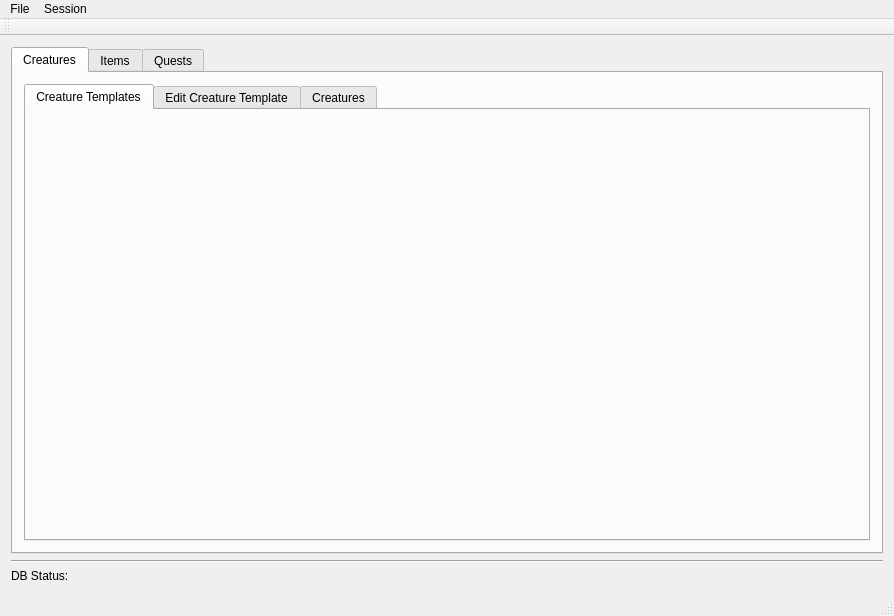
<?xml version="1.0" encoding="UTF-8"?>
<ui version="4.0">
 <class>MainWindow</class>
 <widget class="QMainWindow" name="MainWindow">
  <property name="geometry">
   <rect>
    <x>0</x>
    <y>0</y>
    <width>894</width>
    <height>616</height>
   </rect>
  </property>
  <property name="minimumSize">
   <size>
    <width>800</width>
    <height>600</height>
   </size>
  </property>
  <property name="windowTitle">
   <string>MainWindow</string>
  </property>
  <widget class="QWidget" name="centralWidget">
   <property name="sizePolicy">
    <sizepolicy hsizetype="Maximum" vsizetype="Maximum">
     <horstretch>0</horstretch>
     <verstretch>0</verstretch>
    </sizepolicy>
   </property>
   <layout class="QVBoxLayout" name="verticalLayout_3">
    <item>
     <layout class="QVBoxLayout" name="verticalLayout">
      <property name="sizeConstraint">
       <enum>QLayout::SetMaximumSize</enum>
      </property>
      <item>
       <widget class="QTabWidget" name="EditCategories">
        <property name="sizePolicy">
         <sizepolicy hsizetype="Expanding" vsizetype="Expanding">
          <horstretch>0</horstretch>
          <verstretch>0</verstretch>
         </sizepolicy>
        </property>
        <property name="currentIndex">
         <number>0</number>
        </property>
        <widget class="QWidget" name="CreatureEdit">
         <attribute name="title">
          <string>Creatures</string>
         </attribute>
         <layout class="QHBoxLayout" name="horizontalLayout_2">
          <item>
           <widget class="QTabWidget" name="CreatureTabs">
            <property name="currentIndex">
             <number>0</number>
            </property>
            <widget class="QWidget" name="CreatureTemplate">
             <attribute name="title">
              <string>Creature Templates</string>
             </attribute>
             <layout class="QGridLayout" name="gridLayout_2">
              <item row="0" column="0">
               <layout class="QGridLayout" name="gridLayout">
                <property name="sizeConstraint">
                 <enum>QLayout::SetMaximumSize</enum>
                </property>
                <item row="0" column="0" rowspan="2" colspan="2">
                 <layout class="QVBoxLayout" name="CreatureTemplateQueryLayout"/>
                </item>
               </layout>
              </item>
             </layout>
            </widget>
            <widget class="QWidget" name="EditCreatureTemplate">
             <attribute name="title">
              <string>Edit Creature Template</string>
             </attribute>
             <layout class="QHBoxLayout" name="horizontalLayout">
              <item>
               <layout class="QVBoxLayout" name="editCreatureLayout">
                <item>
                 <widget class="QScrollArea" name="editCreatureScrollArea">
                  <property name="widgetResizable">
                   <bool>true</bool>
                  </property>
                  <widget class="QWidget" name="scrollAreaWidgetContents">
                   <property name="geometry">
                    <rect>
                     <x>0</x>
                     <y>0</y>
                     <width>822</width>
                     <height>423</height>
                    </rect>
                   </property>
                   <layout class="QVBoxLayout" name="verticalLayout_6">
                    <item>
                     <layout class="QVBoxLayout" name="scrollarealayout"/>
                    </item>
                   </layout>
                  </widget>
                 </widget>
                </item>
               </layout>
              </item>
             </layout>
            </widget>
            <widget class="QWidget" name="CreatureQuery">
             <attribute name="title">
              <string>Creatures</string>
             </attribute>
             <widget class="QWidget" name="verticalLayoutWidget_4">
              <property name="geometry">
               <rect>
                <x>-1</x>
                <y>-1</y>
                <width>871</width>
                <height>451</height>
               </rect>
              </property>
              <layout class="QVBoxLayout" name="CreatureQueryLayout"/>
             </widget>
            </widget>
           </widget>
          </item>
         </layout>
        </widget>
        <widget class="QWidget" name="ItemEdit">
         <attribute name="title">
          <string>Items</string>
         </attribute>
         <layout class="QGridLayout" name="gridLayout_3">
          <item row="0" column="0">
           <layout class="QVBoxLayout" name="itemtemplateeditLayout"/>
          </item>
         </layout>
        </widget>
        <widget class="QWidget" name="tab">
         <attribute name="title">
          <string>Quests</string>
         </attribute>
        </widget>
       </widget>
      </item>
      <item>
       <widget class="Line" name="line">
        <property name="orientation">
         <enum>Qt::Horizontal</enum>
        </property>
       </widget>
      </item>
      <item>
       <widget class="QLabel" name="DBstatus">
        <property name="text">
         <string>DB Status:</string>
        </property>
       </widget>
      </item>
     </layout>
    </item>
   </layout>
  </widget>
  <widget class="QMenuBar" name="menuBar">
   <property name="geometry">
    <rect>
     <x>0</x>
     <y>0</y>
     <width>894</width>
     <height>21</height>
    </rect>
   </property>
   <widget class="QMenu" name="menuFile">
    <property name="title">
     <string>File</string>
    </property>
    <addaction name="actionDatabase_Setup"/>
    <addaction name="actionDBC_Setup"/>
   </widget>
   <widget class="QMenu" name="menuSession">
    <property name="title">
     <string>Session</string>
    </property>
    <addaction name="actionView_Session"/>
   </widget>
   <addaction name="menuFile"/>
   <addaction name="menuSession"/>
  </widget>
  <widget class="QToolBar" name="mainToolBar">
   <attribute name="toolBarArea">
    <enum>TopToolBarArea</enum>
   </attribute>
   <attribute name="toolBarBreak">
    <bool>false</bool>
   </attribute>
  </widget>
  <widget class="QStatusBar" name="statusBar"/>
  <action name="actionDatabase_Setup">
   <property name="text">
    <string>Database Setup</string>
   </property>
  </action>
  <action name="actionDBC_Setup">
   <property name="text">
    <string>DBC Setup</string>
   </property>
  </action>
  <action name="actionView_Session">
   <property name="text">
    <string>View Session</string>
   </property>
  </action>
 </widget>
 <layoutdefault spacing="6" margin="11"/>
 <tabstops>
  <tabstop>CreatureTabs</tabstop>
  <tabstop>EditCategories</tabstop>
 </tabstops>
 <resources/>
 <connections/>
</ui>
